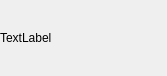
<?xml version="1.0" encoding="UTF-8"?>
<ui version="4.0">
 <class>KanbanWidget</class>
 <widget class="QWidget" name="KanbanWidget">
  <property name="geometry">
   <rect>
    <x>0</x>
    <y>0</y>
    <width>167</width>
    <height>76</height>
   </rect>
  </property>
  <property name="minimumSize">
   <size>
    <width>167</width>
    <height>76</height>
   </size>
  </property>
  <property name="maximumSize">
   <size>
    <width>167</width>
    <height>76</height>
   </size>
  </property>
  <property name="windowTitle">
   <string>Form</string>
  </property>
  <property name="autoFillBackground">
   <bool>false</bool>
  </property>
  <layout class="QVBoxLayout" name="verticalLayout">
   <property name="spacing">
    <number>0</number>
   </property>
   <property name="leftMargin">
    <number>0</number>
   </property>
   <property name="topMargin">
    <number>0</number>
   </property>
   <property name="rightMargin">
    <number>0</number>
   </property>
   <property name="bottomMargin">
    <number>0</number>
   </property>
   <item>
    <widget class="QLabel" name="title">
     <property name="minimumSize">
      <size>
       <width>167</width>
       <height>76</height>
      </size>
     </property>
     <property name="maximumSize">
      <size>
       <width>167</width>
       <height>76</height>
      </size>
     </property>
     <property name="text">
      <string>TextLabel</string>
     </property>
     <property name="margin">
      <number>5</number>
     </property>
    </widget>
   </item>
  </layout>
 </widget>
 <resources/>
 <connections/>
</ui>
